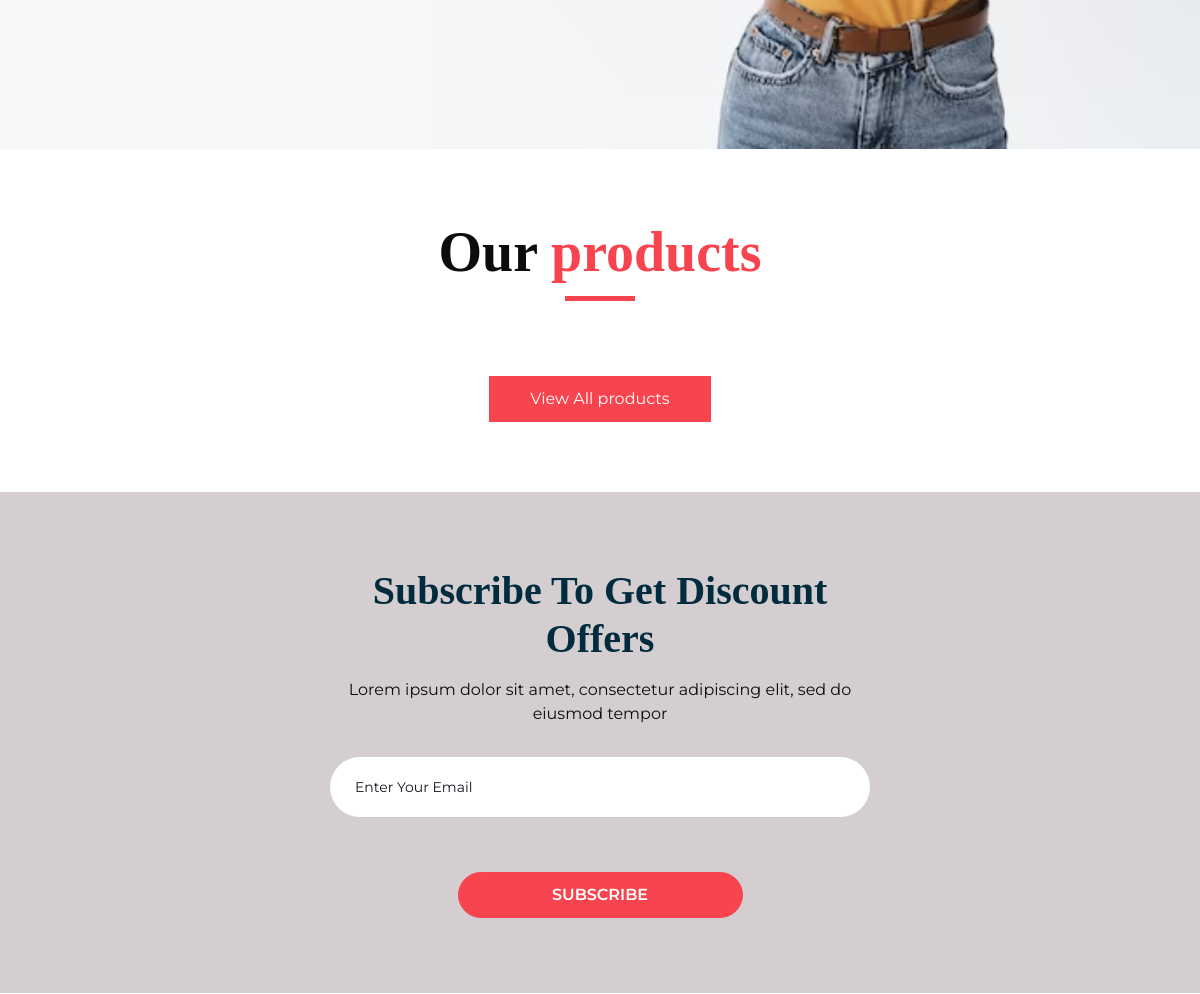
/collections/ (signed in, middle part), run on an earlier commit of the app's database.
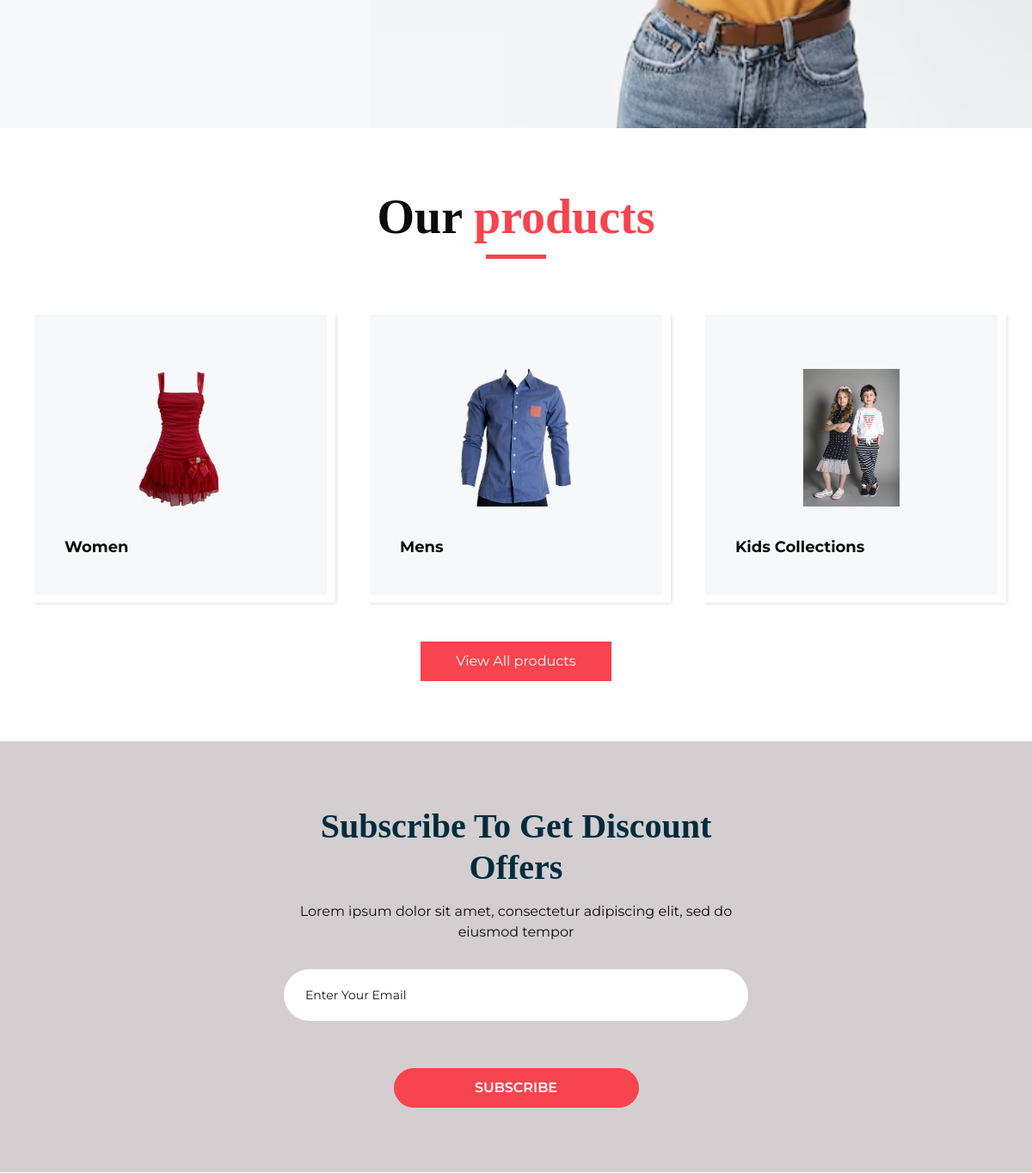
And on a later commit of the database.
### home/models.py (models this page shows, shortened)
class Category(models.Model):
    slug = models.CharField(max_length=50, null = False, blank = False)
    name =  models.CharField(max_length=100,null=False,blank = False)
    image = models.ImageField(upload_to="category_img",null =False,blank=False)
    status = models.IntegerField(default=False,help_text="0=default, 1=hidden")
    trending = models.BooleanField(default=False,help_text="0=default, 1=hidden")

### home/views.py (the view)
# urls.py: path('collections/',views.collections,name="collections"),
@login_required(login_url='login')
def collections(request):
    category = Category.objects.filter(status=0)
    banner = Slider.objects.all()
    dict1 ={
        'banners':banner,
        'category':category,
    }
    return render(request,'collections.html',dict1)

### home/templates/collections.html (shortened to what this page needs)
{% extends 'layouts/main.html' %}
{% load static %}
{% block body %}
<section class="product_section layout_padding">
   <div class="container">
      <div class="heading_container heading_center">
         <h2>
            Our <span>products</span>
         </h2>
      </div>
      <div class="row">
         {% for item in category %}
         <div class="col-sm-6 col-md-4 col-lg-4">
            <div class="box">
               <div class="img-box">
                  <img src="{{item.image.url}}" alt="">
               </div>
               <div class="detail-box">
                  <h5>
                     {{item.name}}
                  </h5>
               </div>
            </div>
         </div>
         {% endfor %}
      </div>
      <div class="btn-box">
         <a href="">
         View All products
         </a>
      </div>
   </div>
</section>
{% endblock %}

What changed in the data, as far as the page shows it:
added Category: image (picture), name "Women"
added Category: image (picture), name "Mens"
added Category: image (picture), name "Kids Collections"
